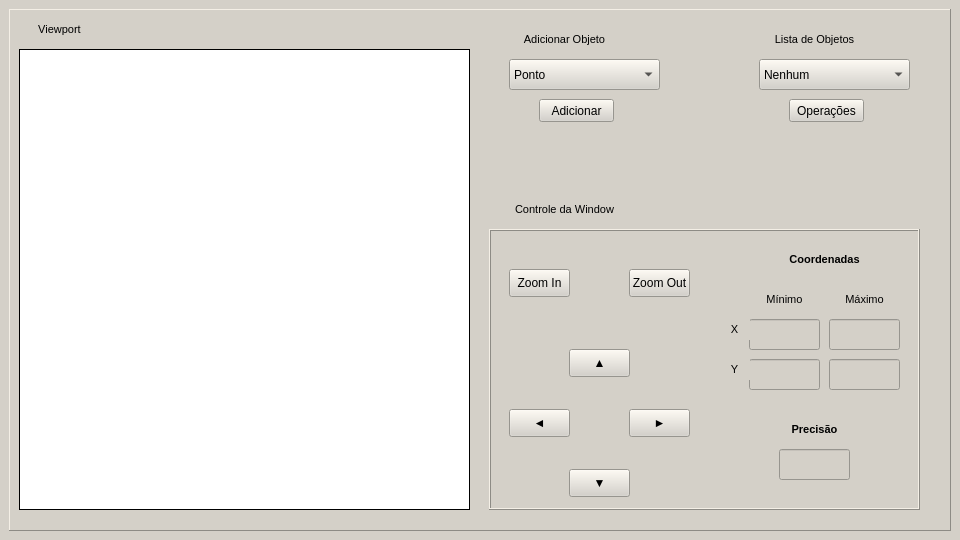
<?xml version="1.0" encoding="UTF-8"?>
<ui version="4.0">
 <class>MainDisplay</class>
 <widget class="QMainWindow" name="MainDisplay">
  <property name="geometry">
   <rect>
    <x>0</x>
    <y>0</y>
    <width>960</width>
    <height>540</height>
   </rect>
  </property>
  <property name="minimumSize">
   <size>
    <width>960</width>
    <height>540</height>
   </size>
  </property>
  <property name="maximumSize">
   <size>
    <width>960</width>
    <height>540</height>
   </size>
  </property>
  <property name="windowTitle">
   <string>Graphic Application</string>
  </property>
  <property name="styleSheet">
   <string notr="true">background-color: rgb(212,208,200);</string>
  </property>
  <widget class="QWidget" name="centralwidget">
   <layout class="QVBoxLayout" name="verticalLayout">
    <item>
     <widget class="QFrame" name="frame_viewport">
      <property name="styleSheet">
       <string notr="true">background-color: rgb(212, 208, 200);
</string>
      </property>
      <property name="frameShape">
       <enum>QFrame::Panel</enum>
      </property>
      <property name="frameShadow">
       <enum>QFrame::Raised</enum>
      </property>
      <widget class="QFrame" name="frame_movimentacao_window">
       <property name="geometry">
        <rect>
         <x>480</x>
         <y>220</y>
         <width>431</width>
         <height>281</height>
        </rect>
       </property>
       <property name="maximumSize">
        <size>
         <width>500</width>
         <height>500</height>
        </size>
       </property>
       <property name="frameShape">
        <enum>QFrame::Box</enum>
       </property>
       <property name="frameShadow">
        <enum>QFrame::Raised</enum>
       </property>
       <widget class="QLineEdit" name="line_minimo_x">
        <property name="geometry">
         <rect>
          <x>260</x>
          <y>90</y>
          <width>71</width>
          <height>31</height>
         </rect>
        </property>
       </widget>
       <widget class="QLineEdit" name="line_maximo_x">
        <property name="geometry">
         <rect>
          <x>340</x>
          <y>90</y>
          <width>71</width>
          <height>31</height>
         </rect>
        </property>
       </widget>
       <widget class="QLineEdit" name="line_minimo_y">
        <property name="geometry">
         <rect>
          <x>260</x>
          <y>130</y>
          <width>71</width>
          <height>31</height>
         </rect>
        </property>
       </widget>
       <widget class="QLineEdit" name="line_maximo_y">
        <property name="geometry">
         <rect>
          <x>340</x>
          <y>130</y>
          <width>71</width>
          <height>31</height>
         </rect>
        </property>
       </widget>
       <widget class="QTextBrowser" name="texto_x">
        <property name="geometry">
         <rect>
          <x>230</x>
          <y>90</y>
          <width>31</width>
          <height>21</height>
         </rect>
        </property>
        <property name="frameShape">
         <enum>QFrame::NoFrame</enum>
        </property>
        <property name="verticalScrollBarPolicy">
         <enum>Qt::ScrollBarAlwaysOff</enum>
        </property>
        <property name="horizontalScrollBarPolicy">
         <enum>Qt::ScrollBarAlwaysOff</enum>
        </property>
        <property name="html">
         <string>&lt;!DOCTYPE HTML PUBLIC &quot;-//W3C//DTD HTML 4.0//EN&quot; &quot;http://www.w3.org/TR/REC-html40/strict.dtd&quot;&gt;
&lt;html&gt;&lt;head&gt;&lt;meta name=&quot;qrichtext&quot; content=&quot;1&quot; /&gt;&lt;style type=&quot;text/css&quot;&gt;
p, li { white-space: pre-wrap; }
&lt;/style&gt;&lt;/head&gt;&lt;body style=&quot; font-family:'MS Shell Dlg 2'; font-size:8.25pt; font-weight:400; font-style:normal;&quot;&gt;
&lt;p align=&quot;center&quot; style=&quot; margin-top:0px; margin-bottom:0px; margin-left:0px; margin-right:0px; -qt-block-indent:0; text-indent:0px;&quot;&gt;X&lt;/p&gt;&lt;/body&gt;&lt;/html&gt;</string>
        </property>
       </widget>
       <widget class="QTextBrowser" name="texto_y">
        <property name="geometry">
         <rect>
          <x>230</x>
          <y>130</y>
          <width>31</width>
          <height>21</height>
         </rect>
        </property>
        <property name="frameShape">
         <enum>QFrame::NoFrame</enum>
        </property>
        <property name="verticalScrollBarPolicy">
         <enum>Qt::ScrollBarAlwaysOff</enum>
        </property>
        <property name="horizontalScrollBarPolicy">
         <enum>Qt::ScrollBarAlwaysOff</enum>
        </property>
        <property name="html">
         <string>&lt;!DOCTYPE HTML PUBLIC &quot;-//W3C//DTD HTML 4.0//EN&quot; &quot;http://www.w3.org/TR/REC-html40/strict.dtd&quot;&gt;
&lt;html&gt;&lt;head&gt;&lt;meta name=&quot;qrichtext&quot; content=&quot;1&quot; /&gt;&lt;style type=&quot;text/css&quot;&gt;
p, li { white-space: pre-wrap; }
&lt;/style&gt;&lt;/head&gt;&lt;body style=&quot; font-family:'MS Shell Dlg 2'; font-size:8.25pt; font-weight:400; font-style:normal;&quot;&gt;
&lt;p align=&quot;center&quot; style=&quot; margin-top:0px; margin-bottom:0px; margin-left:0px; margin-right:0px; -qt-block-indent:0; text-indent:0px;&quot;&gt;Y&lt;/p&gt;&lt;/body&gt;&lt;/html&gt;</string>
        </property>
       </widget>
       <widget class="QTextBrowser" name="texto_minimo">
        <property name="geometry">
         <rect>
          <x>260</x>
          <y>60</y>
          <width>71</width>
          <height>21</height>
         </rect>
        </property>
        <property name="frameShape">
         <enum>QFrame::NoFrame</enum>
        </property>
        <property name="verticalScrollBarPolicy">
         <enum>Qt::ScrollBarAlwaysOff</enum>
        </property>
        <property name="horizontalScrollBarPolicy">
         <enum>Qt::ScrollBarAlwaysOff</enum>
        </property>
        <property name="html">
         <string>&lt;!DOCTYPE HTML PUBLIC &quot;-//W3C//DTD HTML 4.0//EN&quot; &quot;http://www.w3.org/TR/REC-html40/strict.dtd&quot;&gt;
&lt;html&gt;&lt;head&gt;&lt;meta name=&quot;qrichtext&quot; content=&quot;1&quot; /&gt;&lt;style type=&quot;text/css&quot;&gt;
p, li { white-space: pre-wrap; }
&lt;/style&gt;&lt;/head&gt;&lt;body style=&quot; font-family:'MS Shell Dlg 2'; font-size:8.25pt; font-weight:400; font-style:normal;&quot;&gt;
&lt;p align=&quot;center&quot; style=&quot; margin-top:0px; margin-bottom:0px; margin-left:0px; margin-right:0px; -qt-block-indent:0; text-indent:0px;&quot;&gt;Mínimo&lt;/p&gt;&lt;/body&gt;&lt;/html&gt;</string>
        </property>
       </widget>
       <widget class="QTextBrowser" name="texo_maximo">
        <property name="geometry">
         <rect>
          <x>340</x>
          <y>60</y>
          <width>71</width>
          <height>21</height>
         </rect>
        </property>
        <property name="frameShape">
         <enum>QFrame::NoFrame</enum>
        </property>
        <property name="verticalScrollBarPolicy">
         <enum>Qt::ScrollBarAlwaysOff</enum>
        </property>
        <property name="horizontalScrollBarPolicy">
         <enum>Qt::ScrollBarAlwaysOff</enum>
        </property>
        <property name="html">
         <string>&lt;!DOCTYPE HTML PUBLIC &quot;-//W3C//DTD HTML 4.0//EN&quot; &quot;http://www.w3.org/TR/REC-html40/strict.dtd&quot;&gt;
&lt;html&gt;&lt;head&gt;&lt;meta name=&quot;qrichtext&quot; content=&quot;1&quot; /&gt;&lt;style type=&quot;text/css&quot;&gt;
p, li { white-space: pre-wrap; }
&lt;/style&gt;&lt;/head&gt;&lt;body style=&quot; font-family:'MS Shell Dlg 2'; font-size:8.25pt; font-weight:400; font-style:normal;&quot;&gt;
&lt;p align=&quot;center&quot; style=&quot; margin-top:0px; margin-bottom:0px; margin-left:0px; margin-right:0px; -qt-block-indent:0; text-indent:0px;&quot;&gt;Máximo&lt;/p&gt;&lt;/body&gt;&lt;/html&gt;</string>
        </property>
       </widget>
       <widget class="QTextBrowser" name="texto_coordenadas">
        <property name="geometry">
         <rect>
          <x>260</x>
          <y>20</y>
          <width>151</width>
          <height>21</height>
         </rect>
        </property>
        <property name="frameShape">
         <enum>QFrame::NoFrame</enum>
        </property>
        <property name="verticalScrollBarPolicy">
         <enum>Qt::ScrollBarAlwaysOff</enum>
        </property>
        <property name="horizontalScrollBarPolicy">
         <enum>Qt::ScrollBarAlwaysOff</enum>
        </property>
        <property name="html">
         <string>&lt;!DOCTYPE HTML PUBLIC &quot;-//W3C//DTD HTML 4.0//EN&quot; &quot;http://www.w3.org/TR/REC-html40/strict.dtd&quot;&gt;
&lt;html&gt;&lt;head&gt;&lt;meta name=&quot;qrichtext&quot; content=&quot;1&quot; /&gt;&lt;style type=&quot;text/css&quot;&gt;
p, li { white-space: pre-wrap; }
&lt;/style&gt;&lt;/head&gt;&lt;body style=&quot; font-family:'MS Shell Dlg 2'; font-size:8.25pt; font-weight:400; font-style:normal;&quot;&gt;
&lt;p align=&quot;center&quot; style=&quot; margin-top:0px; margin-bottom:0px; margin-left:0px; margin-right:0px; -qt-block-indent:0; text-indent:0px;&quot;&gt;&lt;span style=&quot; font-weight:600;&quot;&gt;Coordenadas&lt;/span&gt;&lt;/p&gt;&lt;/body&gt;&lt;/html&gt;</string>
        </property>
       </widget>
       <widget class="QPushButton" name="up_button">
        <property name="geometry">
         <rect>
          <x>80</x>
          <y>120</y>
          <width>61</width>
          <height>28</height>
         </rect>
        </property>
        <property name="text">
         <string>▲</string>
        </property>
        <property name="autoDefault">
         <bool>false</bool>
        </property>
        <property name="default">
         <bool>false</bool>
        </property>
        <property name="flat">
         <bool>false</bool>
        </property>
       </widget>
       <widget class="QPushButton" name="down_button">
        <property name="geometry">
         <rect>
          <x>80</x>
          <y>240</y>
          <width>61</width>
          <height>28</height>
         </rect>
        </property>
        <property name="text">
         <string>▼</string>
        </property>
       </widget>
       <widget class="QPushButton" name="right_button">
        <property name="geometry">
         <rect>
          <x>140</x>
          <y>180</y>
          <width>61</width>
          <height>28</height>
         </rect>
        </property>
        <property name="text">
         <string>►</string>
        </property>
       </widget>
       <widget class="QPushButton" name="left_button">
        <property name="geometry">
         <rect>
          <x>20</x>
          <y>180</y>
          <width>61</width>
          <height>28</height>
         </rect>
        </property>
        <property name="text">
         <string>◄</string>
        </property>
        <property name="flat">
         <bool>false</bool>
        </property>
       </widget>
       <widget class="QPushButton" name="zoom_in_button">
        <property name="geometry">
         <rect>
          <x>20</x>
          <y>40</y>
          <width>61</width>
          <height>28</height>
         </rect>
        </property>
        <property name="text">
         <string>Zoom In</string>
        </property>
       </widget>
       <widget class="QPushButton" name="zoom_out_button">
        <property name="geometry">
         <rect>
          <x>140</x>
          <y>40</y>
          <width>61</width>
          <height>28</height>
         </rect>
        </property>
        <property name="text">
         <string>Zoom Out</string>
        </property>
       </widget>
       <widget class="QTextBrowser" name="texto_precisao">
        <property name="geometry">
         <rect>
          <x>290</x>
          <y>190</y>
          <width>71</width>
          <height>21</height>
         </rect>
        </property>
        <property name="frameShape">
         <enum>QFrame::NoFrame</enum>
        </property>
        <property name="verticalScrollBarPolicy">
         <enum>Qt::ScrollBarAlwaysOff</enum>
        </property>
        <property name="horizontalScrollBarPolicy">
         <enum>Qt::ScrollBarAlwaysOff</enum>
        </property>
        <property name="html">
         <string>&lt;!DOCTYPE HTML PUBLIC &quot;-//W3C//DTD HTML 4.0//EN&quot; &quot;http://www.w3.org/TR/REC-html40/strict.dtd&quot;&gt;
&lt;html&gt;&lt;head&gt;&lt;meta name=&quot;qrichtext&quot; content=&quot;1&quot; /&gt;&lt;style type=&quot;text/css&quot;&gt;
p, li { white-space: pre-wrap; }
&lt;/style&gt;&lt;/head&gt;&lt;body style=&quot; font-family:'MS Shell Dlg 2'; font-size:8.25pt; font-weight:400; font-style:normal;&quot;&gt;
&lt;p align=&quot;center&quot; style=&quot; margin-top:0px; margin-bottom:0px; margin-left:0px; margin-right:0px; -qt-block-indent:0; text-indent:0px;&quot;&gt;&lt;span style=&quot; font-weight:600;&quot;&gt;Precisão&lt;/span&gt;&lt;/p&gt;&lt;/body&gt;&lt;/html&gt;</string>
        </property>
       </widget>
       <widget class="QLineEdit" name="line_precisao">
        <property name="geometry">
         <rect>
          <x>290</x>
          <y>220</y>
          <width>71</width>
          <height>31</height>
         </rect>
        </property>
       </widget>
      </widget>
      <widget class="QFrame" name="viewport">
       <property name="geometry">
        <rect>
         <x>10</x>
         <y>40</y>
         <width>451</width>
         <height>461</height>
        </rect>
       </property>
       <property name="maximumSize">
        <size>
         <width>500</width>
         <height>16777215</height>
        </size>
       </property>
       <property name="styleSheet">
        <string notr="true">background-color: rgb(255, 255, 255);

border-color: rgb(0, 0, 0);
border-width : 1.2px;
border-style:inset;
</string>
       </property>
       <property name="frameShape">
        <enum>QFrame::NoFrame</enum>
       </property>
       <property name="frameShadow">
        <enum>QFrame::Raised</enum>
       </property>
      </widget>
      <widget class="QTextBrowser" name="texto_controle_window">
       <property name="geometry">
        <rect>
         <x>480</x>
         <y>190</y>
         <width>151</width>
         <height>21</height>
        </rect>
       </property>
       <property name="frameShape">
        <enum>QFrame::NoFrame</enum>
       </property>
       <property name="verticalScrollBarPolicy">
        <enum>Qt::ScrollBarAlwaysOff</enum>
       </property>
       <property name="horizontalScrollBarPolicy">
        <enum>Qt::ScrollBarAlwaysOff</enum>
       </property>
       <property name="html">
        <string>&lt;!DOCTYPE HTML PUBLIC &quot;-//W3C//DTD HTML 4.0//EN&quot; &quot;http://www.w3.org/TR/REC-html40/strict.dtd&quot;&gt;
&lt;html&gt;&lt;head&gt;&lt;meta name=&quot;qrichtext&quot; content=&quot;1&quot; /&gt;&lt;style type=&quot;text/css&quot;&gt;
p, li { white-space: pre-wrap; }
&lt;/style&gt;&lt;/head&gt;&lt;body style=&quot; font-family:'MS Shell Dlg 2'; font-size:8.25pt; font-weight:400; font-style:normal;&quot;&gt;
&lt;p align=&quot;center&quot; style=&quot; margin-top:0px; margin-bottom:0px; margin-left:0px; margin-right:0px; -qt-block-indent:0; text-indent:0px;&quot;&gt;Controle da Window&lt;/p&gt;&lt;/body&gt;&lt;/html&gt;</string>
       </property>
      </widget>
      <widget class="QComboBox" name="ListaDeObjetos">
       <property name="geometry">
        <rect>
         <x>750</x>
         <y>50</y>
         <width>151</width>
         <height>31</height>
        </rect>
       </property>
       <item>
        <property name="text">
         <string>Nenhum</string>
        </property>
       </item>
       <item>
        <property name="text">
         <string>Ponto</string>
        </property>
       </item>
       <item>
        <property name="text">
         <string>Reta</string>
        </property>
       </item>
       <item>
        <property name="text">
         <string>Wireframe</string>
        </property>
       </item>
       <item>
        <property name="text">
         <string>Curva</string>
        </property>
       </item>
      </widget>
      <widget class="QComboBox" name="AdicionarObjetos">
       <property name="geometry">
        <rect>
         <x>500</x>
         <y>50</y>
         <width>151</width>
         <height>31</height>
        </rect>
       </property>
       <item>
        <property name="text">
         <string>Ponto</string>
        </property>
       </item>
       <item>
        <property name="text">
         <string>Reta</string>
        </property>
       </item>
       <item>
        <property name="text">
         <string>Wireframe</string>
        </property>
       </item>
       <item>
        <property name="text">
         <string>Curva</string>
        </property>
       </item>
      </widget>
      <widget class="QTextBrowser" name="texto_adicionar_objeto">
       <property name="geometry">
        <rect>
         <x>480</x>
         <y>20</y>
         <width>151</width>
         <height>21</height>
        </rect>
       </property>
       <property name="frameShape">
        <enum>QFrame::NoFrame</enum>
       </property>
       <property name="verticalScrollBarPolicy">
        <enum>Qt::ScrollBarAlwaysOff</enum>
       </property>
       <property name="horizontalScrollBarPolicy">
        <enum>Qt::ScrollBarAlwaysOff</enum>
       </property>
       <property name="html">
        <string>&lt;!DOCTYPE HTML PUBLIC &quot;-//W3C//DTD HTML 4.0//EN&quot; &quot;http://www.w3.org/TR/REC-html40/strict.dtd&quot;&gt;
&lt;html&gt;&lt;head&gt;&lt;meta name=&quot;qrichtext&quot; content=&quot;1&quot; /&gt;&lt;style type=&quot;text/css&quot;&gt;
p, li { white-space: pre-wrap; }
&lt;/style&gt;&lt;/head&gt;&lt;body style=&quot; font-family:'MS Shell Dlg 2'; font-size:8.25pt; font-weight:400; font-style:normal;&quot;&gt;
&lt;p align=&quot;center&quot; style=&quot; margin-top:0px; margin-bottom:0px; margin-left:0px; margin-right:0px; -qt-block-indent:0; text-indent:0px;&quot;&gt;Adicionar Objeto&lt;/p&gt;&lt;/body&gt;&lt;/html&gt;</string>
       </property>
      </widget>
      <widget class="QTextBrowser" name="texto_lista_objetos">
       <property name="geometry">
        <rect>
         <x>730</x>
         <y>20</y>
         <width>151</width>
         <height>21</height>
        </rect>
       </property>
       <property name="frameShape">
        <enum>QFrame::NoFrame</enum>
       </property>
       <property name="verticalScrollBarPolicy">
        <enum>Qt::ScrollBarAlwaysOff</enum>
       </property>
       <property name="horizontalScrollBarPolicy">
        <enum>Qt::ScrollBarAlwaysOff</enum>
       </property>
       <property name="html">
        <string>&lt;!DOCTYPE HTML PUBLIC &quot;-//W3C//DTD HTML 4.0//EN&quot; &quot;http://www.w3.org/TR/REC-html40/strict.dtd&quot;&gt;
&lt;html&gt;&lt;head&gt;&lt;meta name=&quot;qrichtext&quot; content=&quot;1&quot; /&gt;&lt;style type=&quot;text/css&quot;&gt;
p, li { white-space: pre-wrap; }
&lt;/style&gt;&lt;/head&gt;&lt;body style=&quot; font-family:'MS Shell Dlg 2'; font-size:8.25pt; font-weight:400; font-style:normal;&quot;&gt;
&lt;p align=&quot;center&quot; style=&quot; margin-top:0px; margin-bottom:0px; margin-left:0px; margin-right:0px; -qt-block-indent:0; text-indent:0px;&quot;&gt;Lista de Objetos&lt;/p&gt;&lt;/body&gt;&lt;/html&gt;</string>
       </property>
      </widget>
      <widget class="QTextBrowser" name="texto_viewport">
       <property name="geometry">
        <rect>
         <x>10</x>
         <y>10</y>
         <width>81</width>
         <height>21</height>
        </rect>
       </property>
       <property name="frameShape">
        <enum>QFrame::NoFrame</enum>
       </property>
       <property name="verticalScrollBarPolicy">
        <enum>Qt::ScrollBarAlwaysOff</enum>
       </property>
       <property name="horizontalScrollBarPolicy">
        <enum>Qt::ScrollBarAlwaysOff</enum>
       </property>
       <property name="html">
        <string>&lt;!DOCTYPE HTML PUBLIC &quot;-//W3C//DTD HTML 4.0//EN&quot; &quot;http://www.w3.org/TR/REC-html40/strict.dtd&quot;&gt;
&lt;html&gt;&lt;head&gt;&lt;meta name=&quot;qrichtext&quot; content=&quot;1&quot; /&gt;&lt;style type=&quot;text/css&quot;&gt;
p, li { white-space: pre-wrap; }
&lt;/style&gt;&lt;/head&gt;&lt;body style=&quot; font-family:'MS Shell Dlg 2'; font-size:8.25pt; font-weight:400; font-style:normal;&quot;&gt;
&lt;p align=&quot;center&quot; style=&quot; margin-top:0px; margin-bottom:0px; margin-left:0px; margin-right:0px; -qt-block-indent:0; text-indent:0px;&quot;&gt;Viewport&lt;/p&gt;&lt;/body&gt;&lt;/html&gt;</string>
       </property>
      </widget>
      <widget class="QPushButton" name="adicionar_button">
       <property name="geometry">
        <rect>
         <x>530</x>
         <y>90</y>
         <width>75</width>
         <height>23</height>
        </rect>
       </property>
       <property name="text">
        <string>Adicionar</string>
       </property>
      </widget>
      <widget class="QPushButton" name="operacoes_button">
       <property name="geometry">
        <rect>
         <x>780</x>
         <y>90</y>
         <width>75</width>
         <height>23</height>
        </rect>
       </property>
       <property name="text">
        <string>Operações</string>
       </property>
      </widget>
     </widget>
    </item>
   </layout>
  </widget>
 </widget>
 <resources/>
 <connections/>
</ui>
